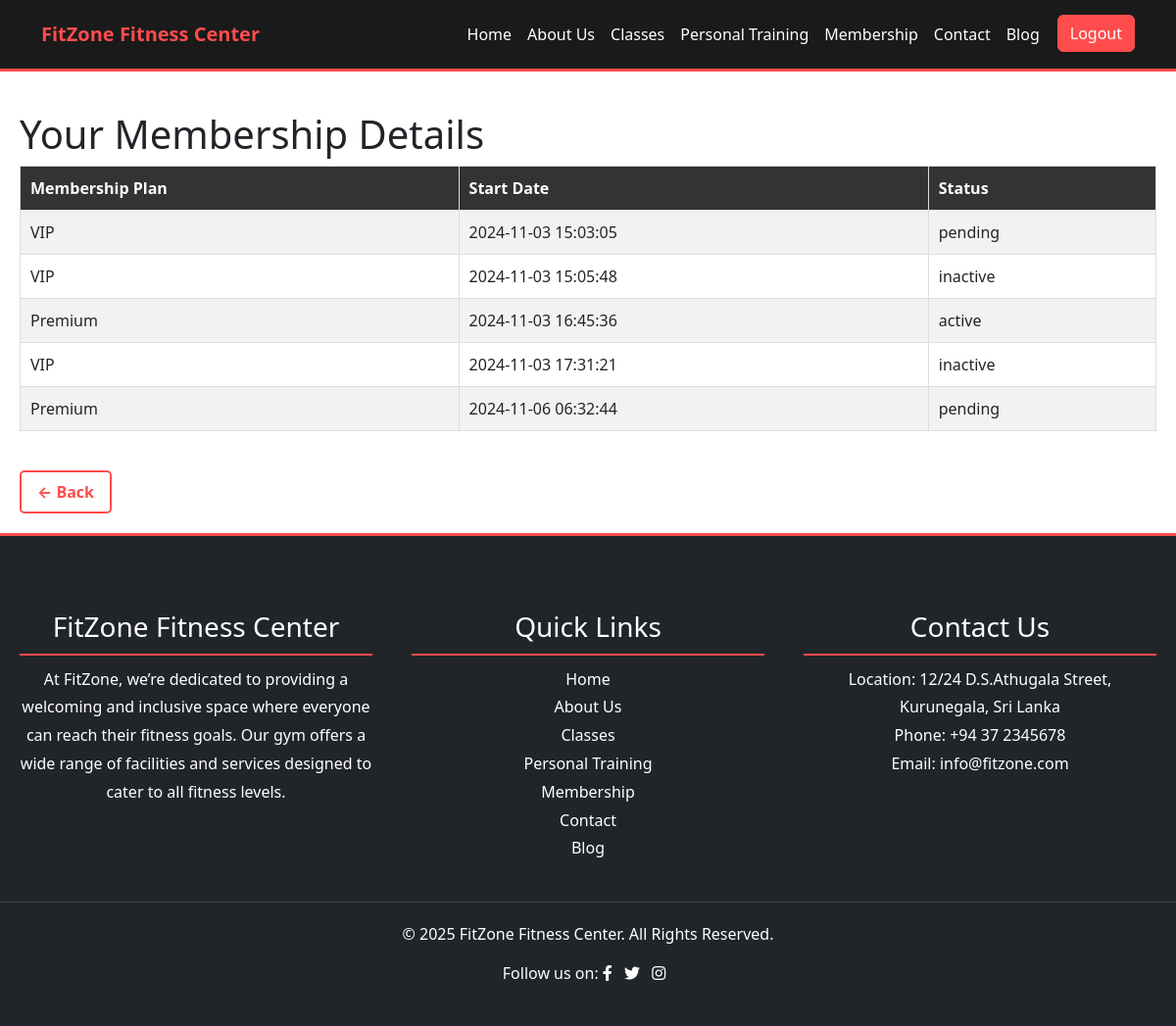
Screenshot of /fitzone/membership_details.php (signed in) with the database file from the repository.
### tables this page shows
CREATE TABLE `user_memberships` (
  `id` int(11) NOT NULL,
  `user_id` int(11) NOT NULL,
  `plan_id` int(11) NOT NULL,
  `start_date` timestamp NOT NULL DEFAULT current_timestamp(),
  `status` varchar(20) DEFAULT 'pending'
);

CREATE TABLE `membership_plans` (
  `id` int(11) NOT NULL,
  `plan_name` varchar(50) NOT NULL,
  `description` text NOT NULL,
  `price` decimal(10,2) NOT NULL,
  `guest_passes` int(11) DEFAULT 0,
  `class_access` varchar(100) DEFAULT NULL,
  `health_assessment` tinyint(1) DEFAULT 0,
  `personal_training_sessions` int(11) DEFAULT 0,
  `nutrition_counseling` tinyint(1) DEFAULT 0,
  `is_active` tinyint(1) DEFAULT 1,
  `created_at` timestamp NOT NULL DEFAULT current_timestamp()
);

### fitzone/membership_details.php (the view, shortened to what this page needs)
<?php
include 'assists/header.php';
include 'database_connection.php';
$customer_id = $_SESSION['customer_id'];
?>
<section class="membership-container">
    <h1>Your Membership Details</h1>
    <table class="membership-table">
        <tr>
            <th>Membership Plan</th>
            <th>Start Date</th>
            <th>Status</th>
        </tr>
        <?php
        $sql = "SELECT mp.plan_name, um.start_date, um.status
                FROM user_memberships AS um
                JOIN membership_plans AS mp ON um.plan_id = mp.id
                WHERE um.user_id = ?";
        $stmt = $conn->prepare($sql);
        $stmt->bind_param("i", $customer_id);
        $stmt->execute();
        $result = $stmt->get_result();
        if ($result->num_rows > 0) {
            while ($row = $result->fetch_assoc()) {
                echo "<tr>";
                echo "<td>" . htmlspecialchars($row['plan_name']) . "</td>";
                echo "<td>" . htmlspecialchars($row['start_date']) . "</td>";
                echo "<td>" . htmlspecialchars($row['status']) . "</td>";
                echo "</tr>";
            }
        } else {
            echo "<tr><td colspan='3'>No membership details found.</td></tr>";
        }
        ?>
    </table>
</section>
<a href="javascript:history.back()" class="back-button">← Back</a>
<?php include('assists/footer.php'); ?>

### fitzone/membership_details.php (style rules this page uses)
.membership-container { padding: 40px 20px; }
.membership-table { width: 100%; border-collapse: collapse; }
.membership-table th, .membership-table td { padding: 10px; border: 1px solid #ddd; text-align: left; }
.membership-table th { background-color: #333; color: white; }
.membership-table tr:nth-child(even) { background-color: #f2f2f2; }
.back-button { display: inline-block; margin-bottom: 20px; margin-left: 20px; color: #ff4c4c; text-decoration: none; font-weight: bold; font-size: 1rem; padding: 8px 16px; border: 2px solid #ff4c4c; border-radius: 5px; transition: background 0.3s, color 0.3s; }

### rows the page displays
user_memberships: plan.plan_name "VIP", start_date "2024-11-03 15:03:05", status "pending"
user_memberships: plan.plan_name "VIP", start_date "2024-11-03 15:05:48", status "inactive"
user_memberships: plan.plan_name "Premium", start_date "2024-11-03 16:45:36", status "active"
user_memberships: plan.plan_name "VIP", start_date "2024-11-03 17:31:21", status "inactive"
user_memberships: plan.plan_name "Premium", start_date "2024-11-06 06:32:44", status "pending"
